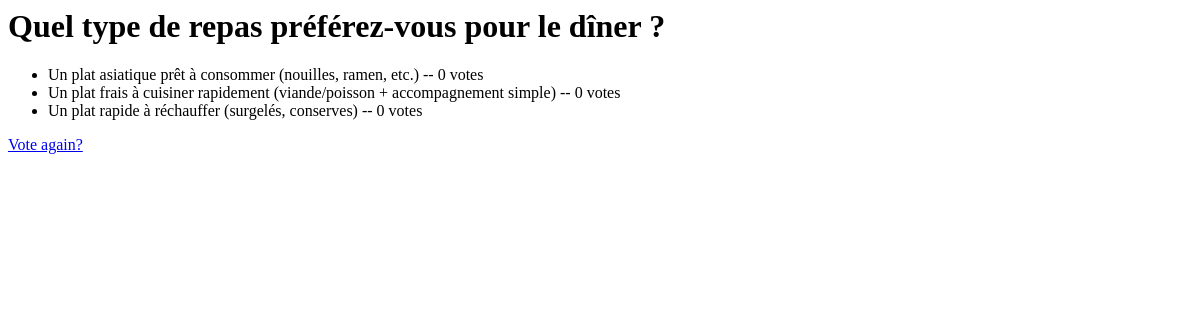
Before: /polls/1/results/ with the older database file.
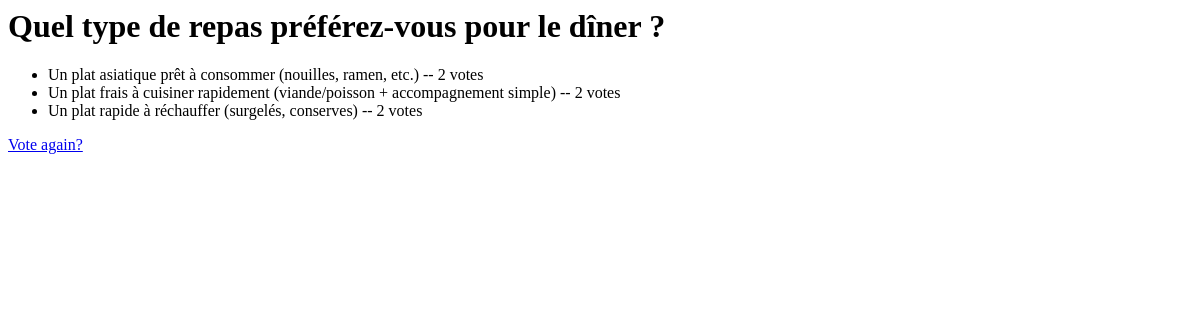
After: the same page with the newer database file.
### polls/models.py (models this page shows, shortened)
class Question(models.Model):
    question_text = models.CharField(max_length=200)
    pub_date = models.DateTimeField("date published")

class Choice(models.Model):
    question = models.ForeignKey(Question, on_delete=models.CASCADE)
    choice_text = models.CharField(max_length=200)
    votes = models.IntegerField(default=0)

### polls/views.py (the view)
# urls.py: path("<int:question_id>/results/", views.results, name="results"),
def results(request: HttpRequest, question_id: int) -> HttpResponse:
    question = get_object_or_404(Question, pk=question_id)
    return render(request, "polls/results.html", {"question": question})

### polls/templates/polls/results.html
<h1>{{ question.question_text }}</h1>
<ul>
  {% for choice in question.choice_set.all %}
  <li>
    {{ choice.choice_text }} -- {{ choice.votes }}
    vote{{choice.votes|pluralize}}
  </li>
  {% endfor %}
</ul>
<a href="{% url 'polls:detail' question.id %}">Vote again?</a>

Changed rows visible on the page:
changed Choice "Un plat asiatique prêt à consommer (nouilles, ramen, etc.)": votes "0" → "2"
changed Choice "Un plat frais à cuisiner rapidement (viande/poisson + accompagnement simple)": votes "0" → "2"
changed Choice "Un plat rapide à réchauffer (surgelés, conserves)": votes "0" → "2"
